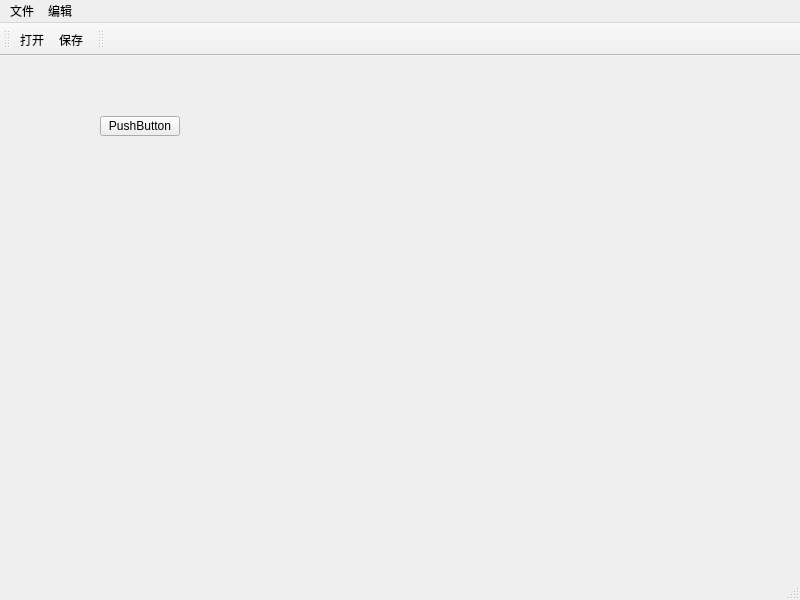
<?xml version="1.0" encoding="UTF-8"?>
<ui version="4.0">
 <class>MainWindow</class>
 <widget class="QMainWindow" name="MainWindow">
  <property name="geometry">
   <rect>
    <x>0</x>
    <y>0</y>
    <width>800</width>
    <height>600</height>
   </rect>
  </property>
  <property name="windowTitle">
   <string>MainWindow</string>
  </property>
  <widget class="QWidget" name="centralwidget">
   <widget class="QPushButton" name="pushButton">
    <property name="geometry">
     <rect>
      <x>100</x>
      <y>60</y>
      <width>80</width>
      <height>20</height>
     </rect>
    </property>
    <property name="text">
     <string>PushButton</string>
    </property>
   </widget>
  </widget>
  <widget class="QMenuBar" name="menubar">
   <property name="geometry">
    <rect>
     <x>0</x>
     <y>0</y>
     <width>800</width>
     <height>21</height>
    </rect>
   </property>
   <widget class="QMenu" name="menu">
    <property name="title">
     <string>文件</string>
    </property>
    <widget class="QMenu" name="menu_3">
     <property name="title">
      <string>新建</string>
     </property>
     <addaction name="separator"/>
     <addaction name="separator"/>
     <addaction name="separator"/>
    </widget>
    <addaction name="separator"/>
    <addaction name="menu_3"/>
    <addaction name="separator"/>
    <addaction name="actionopen"/>
    <addaction name="separator"/>
    <addaction name="actionsave"/>
   </widget>
   <widget class="QMenu" name="menu_2">
    <property name="title">
     <string>编辑</string>
    </property>
   </widget>
   <addaction name="menu"/>
   <addaction name="menu_2"/>
  </widget>
  <widget class="QToolBar" name="toolBar">
   <property name="windowTitle">
    <string>toolBar</string>
   </property>
   <attribute name="toolBarArea">
    <enum>TopToolBarArea</enum>
   </attribute>
   <attribute name="toolBarBreak">
    <bool>false</bool>
   </attribute>
   <addaction name="actionopen"/>
   <addaction name="actionsave"/>
  </widget>
  <widget class="QStatusBar" name="statusBar"/>
  <widget class="QToolBar" name="toolBar_2">
   <property name="windowTitle">
    <string>toolBar_2</string>
   </property>
   <attribute name="toolBarArea">
    <enum>TopToolBarArea</enum>
   </attribute>
   <attribute name="toolBarBreak">
    <bool>false</bool>
   </attribute>
  </widget>
  <action name="actionopen">
   <property name="text">
    <string>打开</string>
   </property>
  </action>
  <action name="actionsave">
   <property name="text">
    <string>保存</string>
   </property>
  </action>
 </widget>
 <resources/>
 <connections/>
</ui>
